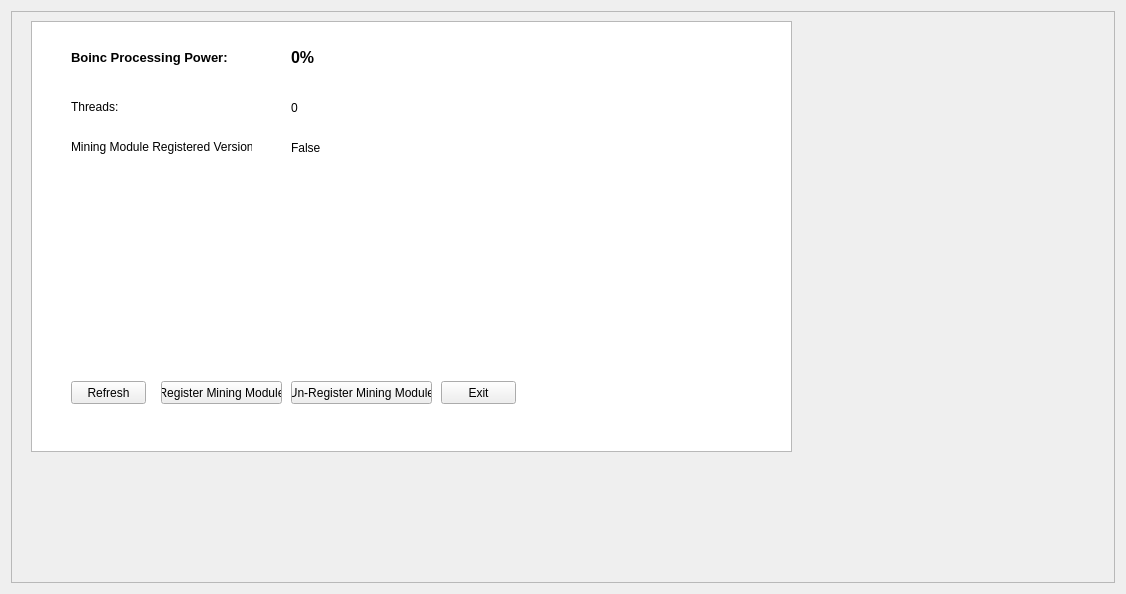
<?xml version="1.0" encoding="UTF-8"?>
<ui version="4.0">
 <class>MiningDialog</class>
 <widget class="QDialog" name="MiningDialog">
  <property name="geometry">
   <rect>
    <x>0</x>
    <y>0</y>
    <width>1126</width>
    <height>594</height>
   </rect>
  </property>
  <property name="windowTitle">
   <string>Gridcoin - Mining Console</string>
  </property>
  <layout class="QHBoxLayout" name="horizontalLayout_2">
   <item>
    <layout class="QVBoxLayout" name="verticalLayout_2">
     <item>
      <widget class="QFrame" name="frame">
       <property name="frameShape">
        <enum>QFrame::StyledPanel</enum>
       </property>
       <property name="frameShadow">
        <enum>QFrame::Raised</enum>
       </property>
       <widget class="QTableView" name="tableView">
        <property name="geometry">
         <rect>
          <x>20</x>
          <y>10</y>
          <width>761</width>
          <height>431</height>
         </rect>
        </property>
       </widget>
       <widget class="QLabel" name="lblBoincPower">
        <property name="geometry">
         <rect>
          <x>60</x>
          <y>30</y>
          <width>181</width>
          <height>33</height>
         </rect>
        </property>
        <property name="maximumSize">
         <size>
          <width>300</width>
          <height>33</height>
         </size>
        </property>
        <property name="font">
         <font>
          <pointsize>10</pointsize>
          <weight>75</weight>
          <bold>true</bold>
         </font>
        </property>
        <property name="cursor">
         <cursorShape>IBeamCursor</cursorShape>
        </property>
        <property name="text">
         <string notr="true">Boinc Processing Power:</string>
        </property>
        <property name="textFormat">
         <enum>Qt::RichText</enum>
        </property>
        <property name="textInteractionFlags">
         <set>Qt::LinksAccessibleByMouse|Qt::TextSelectableByKeyboard|Qt::TextSelectableByMouse</set>
        </property>
       </widget>
       <widget class="QLabel" name="lblProcessingPowerValue">
        <property name="geometry">
         <rect>
          <x>280</x>
          <y>30</y>
          <width>222</width>
          <height>33</height>
         </rect>
        </property>
        <property name="maximumSize">
         <size>
          <width>222</width>
          <height>33</height>
         </size>
        </property>
        <property name="font">
         <font>
          <pointsize>12</pointsize>
          <weight>75</weight>
          <bold>true</bold>
         </font>
        </property>
        <property name="text">
         <string>0%</string>
        </property>
       </widget>
       <widget class="QLabel" name="lblBoincPower_2">
        <property name="geometry">
         <rect>
          <x>60</x>
          <y>80</y>
          <width>181</width>
          <height>33</height>
         </rect>
        </property>
        <property name="maximumSize">
         <size>
          <width>300</width>
          <height>33</height>
         </size>
        </property>
        <property name="cursor">
         <cursorShape>IBeamCursor</cursorShape>
        </property>
        <property name="text">
         <string notr="true">Threads:</string>
        </property>
        <property name="textFormat">
         <enum>Qt::RichText</enum>
        </property>
        <property name="textInteractionFlags">
         <set>Qt::LinksAccessibleByMouse|Qt::TextSelectableByKeyboard|Qt::TextSelectableByMouse</set>
        </property>
       </widget>
       <widget class="QLabel" name="lblThreads">
        <property name="geometry">
         <rect>
          <x>280</x>
          <y>80</y>
          <width>222</width>
          <height>33</height>
         </rect>
        </property>
        <property name="maximumSize">
         <size>
          <width>222</width>
          <height>33</height>
         </size>
        </property>
        <property name="text">
         <string>0</string>
        </property>
       </widget>
       <widget class="QDialogButtonBox" name="buttonBox">
        <property name="geometry">
         <rect>
          <x>-820</x>
          <y>280</y>
          <width>77</width>
          <height>23</height>
         </rect>
        </property>
        <property name="maximumSize">
         <size>
          <width>555</width>
          <height>555</height>
         </size>
        </property>
        <property name="orientation">
         <enum>Qt::Horizontal</enum>
        </property>
        <property name="standardButtons">
         <set>QDialogButtonBox::Ok</set>
        </property>
       </widget>
       <widget class="QPushButton" name="btnRefresh">
        <property name="geometry">
         <rect>
          <x>60</x>
          <y>370</y>
          <width>75</width>
          <height>23</height>
         </rect>
        </property>
        <property name="text">
         <string>Refresh</string>
        </property>
       </widget>
       <widget class="QLabel" name="lblBoincPower_3">
        <property name="geometry">
         <rect>
          <x>60</x>
          <y>120</y>
          <width>181</width>
          <height>33</height>
         </rect>
        </property>
        <property name="maximumSize">
         <size>
          <width>300</width>
          <height>33</height>
         </size>
        </property>
        <property name="cursor">
         <cursorShape>IBeamCursor</cursorShape>
        </property>
        <property name="text">
         <string notr="true">Mining Module Registered Version:</string>
        </property>
        <property name="textFormat">
         <enum>Qt::RichText</enum>
        </property>
        <property name="textInteractionFlags">
         <set>Qt::LinksAccessibleByMouse|Qt::TextSelectableByKeyboard|Qt::TextSelectableByMouse</set>
        </property>
       </widget>
       <widget class="QLabel" name="lblVersion">
        <property name="geometry">
         <rect>
          <x>280</x>
          <y>120</y>
          <width>222</width>
          <height>33</height>
         </rect>
        </property>
        <property name="maximumSize">
         <size>
          <width>222</width>
          <height>33</height>
         </size>
        </property>
        <property name="text">
         <string>False</string>
        </property>
       </widget>
       <widget class="QPushButton" name="btnRegister">
        <property name="geometry">
         <rect>
          <x>150</x>
          <y>370</y>
          <width>121</width>
          <height>23</height>
         </rect>
        </property>
        <property name="text">
         <string>Register Mining Module</string>
        </property>
       </widget>
       <widget class="QPushButton" name="btnExit">
        <property name="geometry">
         <rect>
          <x>430</x>
          <y>370</y>
          <width>75</width>
          <height>23</height>
         </rect>
        </property>
        <property name="text">
         <string>Exit</string>
        </property>
       </widget>
       <widget class="QPushButton" name="btnUnregister">
        <property name="geometry">
         <rect>
          <x>280</x>
          <y>370</y>
          <width>141</width>
          <height>23</height>
         </rect>
        </property>
        <property name="text">
         <string>Un-Register Mining Module</string>
        </property>
       </widget>
      </widget>
     </item>
    </layout>
   </item>
  </layout>
 </widget>
 <resources>
  <include location="../bitcoin.qrc"/>
 </resources>
 <connections>
  <connection>
   <sender>buttonBox</sender>
   <signal>accepted()</signal>
   <receiver>MiningDialog</receiver>
   <slot>accept()</slot>
   <hints>
    <hint type="sourcelabel">
     <x>360</x>
     <y>308</y>
    </hint>
    <hint type="destinationlabel">
     <x>157</x>
     <y>274</y>
    </hint>
   </hints>
  </connection>
  <connection>
   <sender>buttonBox</sender>
   <signal>rejected()</signal>
   <receiver>MiningDialog</receiver>
   <slot>reject()</slot>
   <hints>
    <hint type="sourcelabel">
     <x>428</x>
     <y>308</y>
    </hint>
    <hint type="destinationlabel">
     <x>286</x>
     <y>274</y>
    </hint>
   </hints>
  </connection>
 </connections>
</ui>
